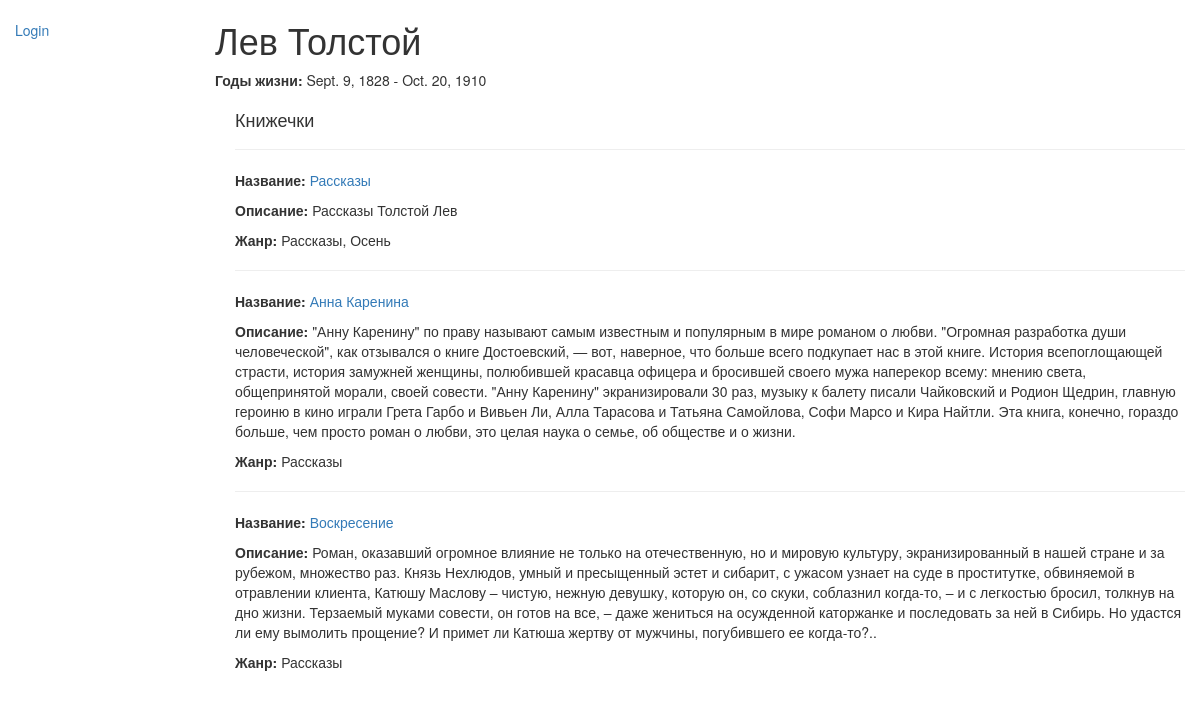
The app's page /catalog/author/1 with its own data.
### catalog/models.py (models this page shows, shortened)
class Author(models.Model):
    first_name = models.CharField(max_length=100)
    last_name = models.CharField(max_length=100)
    date_of_birth = models.DateField(null=True, blank=True)
    date_of_death = models.DateField('Died', null=True, blank=True)

class Book(models.Model):
    title = models.CharField(max_length=200)
    author = models.ForeignKey('Author', on_delete=models.SET_NULL, null=True)
    summary = models.TextField(max_length=1000, help_text="Enter a brief description of the book")
    isbn = models.CharField('ISBN',max_length=13, help_text='13 Character <a href="https://www.isbn-international.org/content/what-isbn">ISBN number</a>')
    genre = models.ManyToManyField(Genre, help_text="Select a genre for this book")
    language = models.ForeignKey('Language', on_delete=models.SET_NULL, null=True)
    def display_genre(self):
        return ', '.join([genre.name for genre in self.genre.all()[:3]])
    display_genre.short_description = 'Genre'

class Genre(models.Model):
    name = models.CharField(max_length=200, help_text="Enter a book genre (e.g. Science Fiction, French Poetry etc.)")

### catalog/views.py (the view, shortened to what this page needs)
# urls.py: url(r'^author/(?P<pk>\d+)$', views.AuthorDetailView.as_view(), name='author-detail'),
class AuthorDetailView(generic.DetailView):
    model = Author

### catalog/templates/catalog/author_detail.html
{% extends "base_generic.html" %}
{% block content %}
  <h1>{{ author.first_name }} {{ author.last_name }}</h1>
  <p><strong>Годы жизни:</strong> {{ author.date_of_birth }} - {{ author.date_of_death }}</p>
  <div style="margin-left:20px;margin-top:20px">
    <h4>Книжечки</h4>
    {% for book in author.book_set.all %}
    <hr>
    <p><strong>Название:</strong> <a href="{% url 'book-detail' book.author.pk %}">{{book.title }}</a></p>
    <p><strong>Описание:</strong> {{book.summary}}</p>
    <p><strong>Жанр:</strong> {{book.display_genre}}</p>
    {% endfor %}
  </div>
{% endblock %}

### records on screen
Author: first_name "Лев", last_name "Толстой", date_of_birth "Sept. 9, 1828", date_of_death "Oct. 20, 1910"
Book: title "Рассказы", summary "Рассказы Толстой Лев", display_genre "Рассказы, Осень"
Book: title "Анна Каренина", summary "\"Анну Каренину\" по праву называют самым известным и популярным в мире романом о любви. \"Огромная разработка души человеческой\", как отзывался о книге Достоевский, — вот, наверное, что больше всего подкупает нас в этой книге. История всепоглощающей страсти, история замужней женщины, полюбившей красавца офицера и бросившей своего мужа наперекор всему: мнению света, общепринятой морали, своей совести. \"Анну Каренину\" экранизировали 30 раз, музыку к балету писали Чайковский и Родион Щедрин, главную героиню в кино играли Грета Гарбо и Вивьен Ли, Алла Тарасова и Татьяна Самойлова, Софи Марсо и Кира Найтли. Эта книга, конечно, гораздо больше, чем просто роман о любви, это целая наука о семье, об…", display_genre "Рассказы"
Book: title "Воскресение", summary "Роман, оказавший огромное влияние не только на отечественную, но и мировую культуру, экранизированный в нашей стране и за рубежом, множество раз. Князь Нехлюдов, умный и пресыщенный эстет и сибарит, с ужасом узнает на суде в проститутке, обвиняемой в отравлении клиента, Катюшу Маслову – чистую, нежную девушку, которую он, со скуки, соблазнил когда-то, – и с легкостью бросил, толкнув на дно жизни. Терзаемый муками совести, он готов на все, – даже жениться на осужденной каторжанке и последовать за ней в Сибирь. Но удастся ли ему вымолить прощение? И примет ли Катюша жертву от мужчины, погубившего ее когда-то?..", display_genre "Рассказы"
